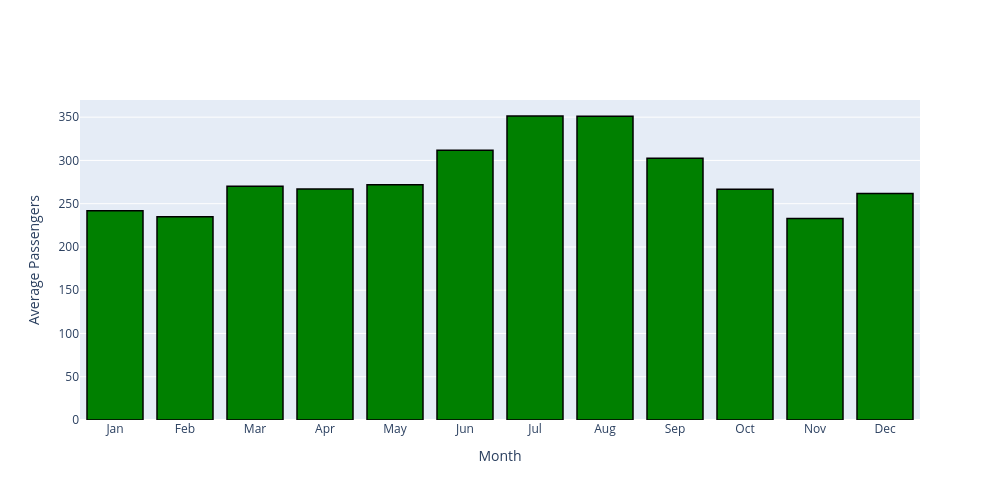

The notebook cell this image was saved under:
### Code cell
import plotly.graph_objects as go
fig=go.Figure()
fig.add_trace(go.Bar(
    x=month_names,
    y=monthly_avg.values,
    marker_color="green",
    marker_line_color="black",
    marker_line_width=1.5))
fig.update_layout(
    xaxis_title="Month",
    yaxis_title="Average Passengers",
    width=1000,
    height=500
)
fig.show()

### Figure 1 — Plotly figure (JSON) as saved in the notebook; plotly's stock layout.template omitted (floating-point values rounded to 4 significant figures)
{"data": [{"marker": {"color": "green", "line": {"color": "black", "width": 1.5}}, "type": "bar", "x": ["Jan", "Feb", "Mar", "Apr", "May", "Jun", "Jul", "Aug", "Sep", "Oct", "Nov", "Dec"], "y": [241.8, 235.0, 270.2, 267.1, 271.8, 311.7, 351.3, 351.1, 302.4, 266.6, 232.8, 261.8]}], "layout": {"height": 500, "width": 1000, "xaxis": {"title": {"text": "Month"}}, "yaxis": {"title": {"text": "Average Passengers"}}}}
